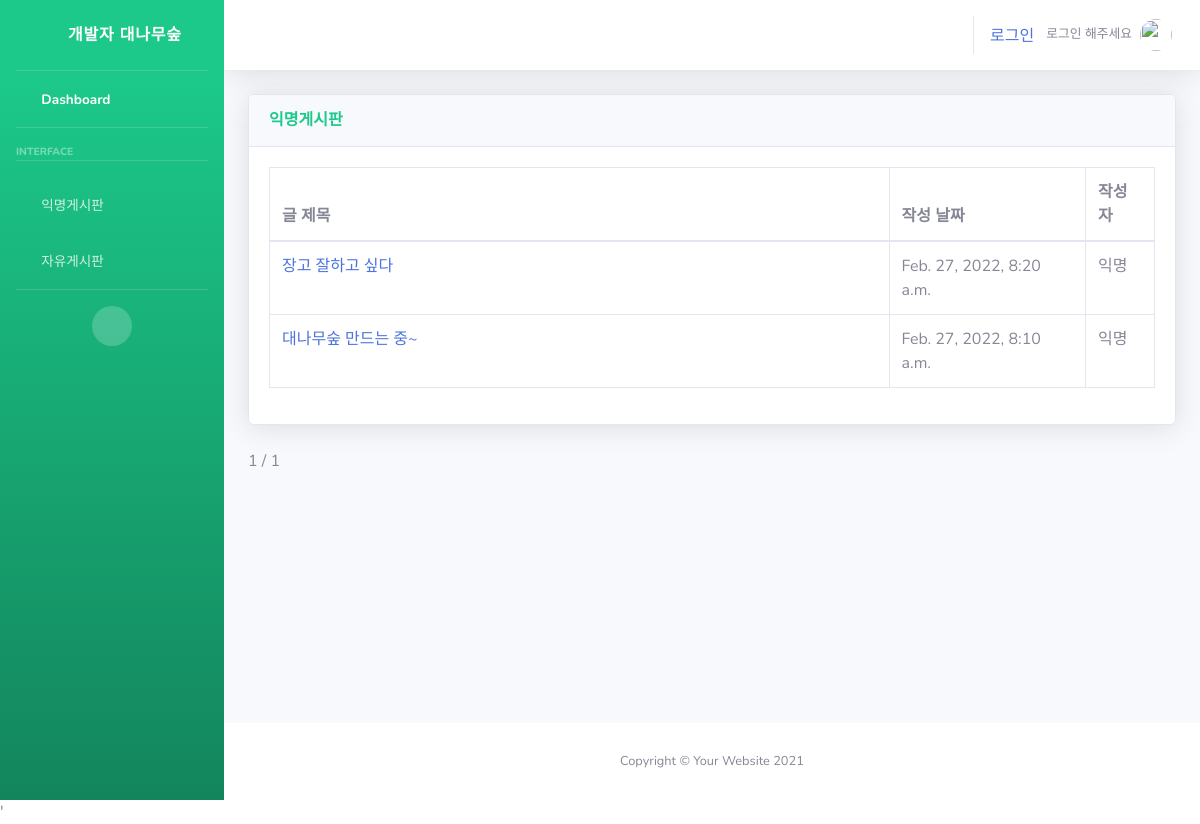
Before: / with the older database file.
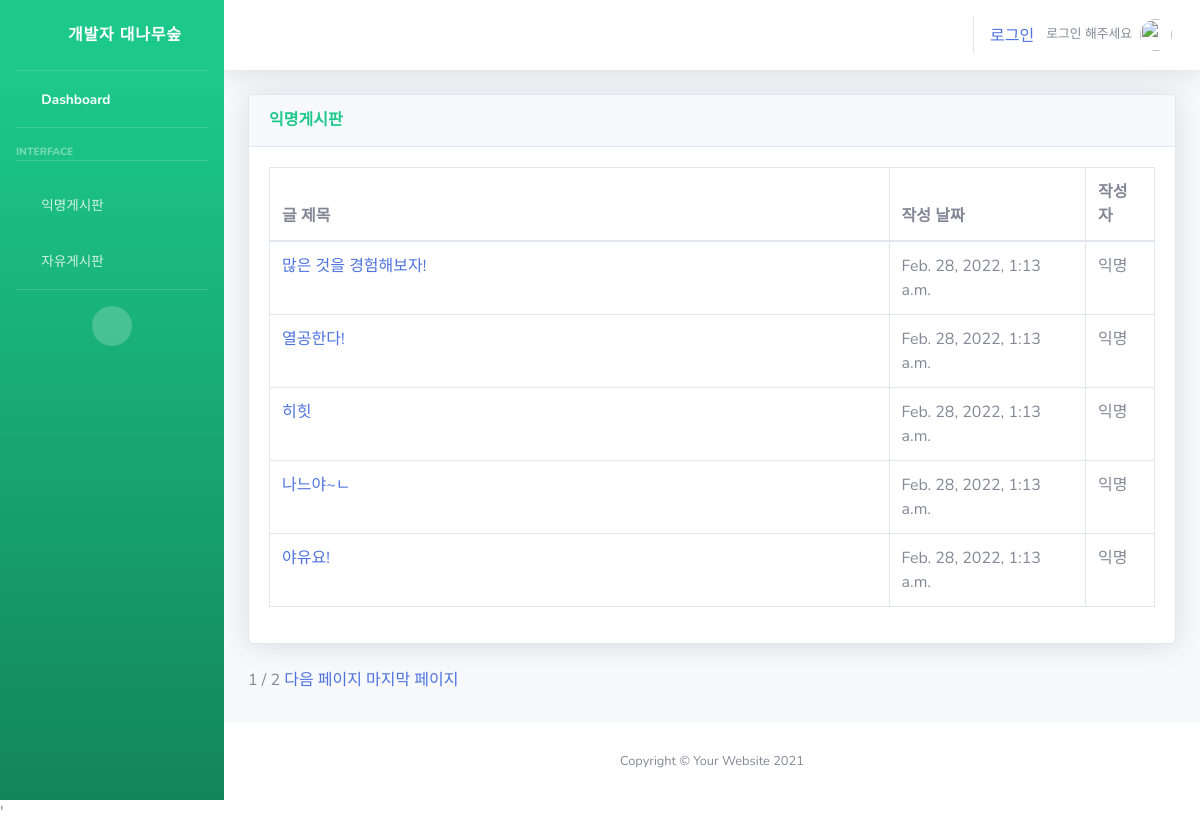
After: the same page with the newer database file.
### snsapp/models.py (models this page shows, shortened)
class Post(models.Model):
  title = models.CharField(max_length=200)
  body = models.TextField()
  date = models.DateTimeField(auto_now_add=True)

### snsapp/views.py (the view)
# urls.py: path('', views.home, name='home'),
def home(request):
  posts = Post.objects.filter().order_by('-date')
  paginator = Paginator(posts, 5)
  pagenum = request.GET.get('page')
  posts = paginator.get_page(pagenum)
  return render(request, 'index.html', {'posts': posts})

### snsapp/templates/index.html (shortened to what this page needs)
{% extends 'base.html' %}
{% block content %}
<div class="card shadow mb-4">
    <div class="card-header py-3">
        <h6 class="m-0 font-weight-bold text-success">익명게시판</h6>
    </div>
    <div class="card-body">
        <div class="table-responsive">
            <table class="table table-bordered" id="dataTable" width="100%" cellspacing="0">
                <thead>
                    <tr>
                        <th width="70%">글 제목</th>
                        <th>작성 날짜</th>
                        <th>작성자</th>
                    </tr>
                </thead>
                <tbody>
                    {% for post in posts %}
                    <tr>
                        <td><a href="{% url 'detail' post.id %}">{{ post.title }}</a></td>
                        <td>{{ post.date }}</td>
                        <td>익명</td>
                    </tr>
                    {% endfor %}
                </tbody>
            </table>
        </div>
    </div>
</div>
<span> {{ posts.number }}</span>
<span> / </span>
<span>{{ posts.paginator.num_pages }}</span>
{% if posts.has_next %}
<a href="?page={{posts.next_page_number}}">다음 페이지</a>
<a href="?page={{ posts.paginator.num_pages }}">마지막 페이지</a>
{% endif %}
{% endblock %}

### snsapp/templates/base.html (shortened to what this page needs)
{% load static %}
<!DOCTYPE html>
<html lang="en">
<head>
  <link href="{% static 'vendor/fontawesome-free/css/all.min.css' %}" rel="stylesheet" type="text/css">
  <link href="{% static 'css/sb-admin-2.min.css' %}" rel="stylesheet">
</head>
<body id="page-top">
  <div id="wrapper">
    <ul class="navbar-nav bg-gradient-success sidebar sidebar-dark accordion" id="accordionSidebar">
      <a class="sidebar-brand d-flex align-items-center justify-content-center" href="index.html">
        <div class="sidebar-brand-icon rotate-n-15">
          <i class="fas fa-laugh-wink"></i>
        </div>
        <div class="sidebar-brand-text mx-3">개발자 대나무숲</div>
      </a>
      <hr class="sidebar-divider my-0">
      <li class="nav-item active">
        <a class="nav-link" href="index.html">
          <i class="fas fa-fw fa-tachometer-alt"></i>
          <span>Dashboard</span></a>
      </li>
      <hr class="sidebar-divider">
      <div class="sidebar-heading">
        Interface
      </div>
      <hr class="sidebar-divider">
      <li class="nav-item">
        <a class="nav-link" href="{% url 'home' %}">
          <i class="fas fa-fw fa-chart-area"></i>
          <span>익명게시판</span></a>
      </li>
      <li class="nav-item">
        <a class="nav-link" href="{% url 'freehome' %}">
          <i class="fas fa-fw fa-table"></i>
          <span>자유게시판</span></a>
      </li>
      <hr class="sidebar-divider d-none d-md-block">
      <div class="text-center d-none d-md-inline">
        <button class="rounded-circle border-0" id="sidebarToggle"></button>
      </div>
    </ul>
    <div id="content-wrapper" class="d-flex flex-column">
      <div id="content">
        <nav class="navbar navbar-expand navbar-light bg-white topbar mb-4 static-top shadow">
          <ul class="navbar-nav ml-auto">
            {% if user.is_authenticated %}
            <a class="mt-4" href="{% url 'logout' %}">로그아웃</a>
            {% else %}
            <a class="mt-4" href="{% url 'login' %}">로그인</a>
            {% endif %}
            <li class="nav-item dropdown no-arrow">
              <a class="nav-link dropdown-toggle" href="#" id="userDropdown" role="button" data-toggle="dropdown"
                aria-haspopup="true" aria-expanded="false">
                {% if user.is_authenticated %}
                <span class="mr-2 d-none d-lg-inline text-gray-600 small">{{ user.username }}</span>
                {% else %}
                <span class="mr-2 d-none d-lg-inline text-gray-600 small">로그인 해주세요</span>
                {% endif %}
                <img class="img-profile rounded-circle" src="{% static 'img/undraw_profile.svg' %}">
              </a>
            </li>
          </ul>
        </nav>
        <div class="container-fluid">
          {% block content %}
          {% endblock %}
        </div>
      </div>
      <footer class="sticky-footer bg-white">
        <div class="container my-auto">
          <div class="copyright text-center my-auto">
            <span>Copyright &copy; Your Website 2021</span>
          </div>
        </div>
      </footer>
    </div>
  </div>
  '
</body>
</html>

Changed rows visible on the page:
no longer on this page (row unchanged): Post: title "장고 잘하고 싶다", date "Feb. 27, 2022, 8:20 a.m."
no longer on this page (row unchanged): Post: title "대나무숲 만드는 중~", date "Feb. 27, 2022, 8:10 a.m."
added Post: title "많은 것을 경험해보자!", date "Feb. 28, 2022, 1:13 a.m."
added Post: title "열공한다!", date "Feb. 28, 2022, 1:13 a.m."
added Post: title "히힛", date "Feb. 28, 2022, 1:13 a.m."
added Post: title "나느야~ㄴ", date "Feb. 28, 2022, 1:13 a.m."
added Post: title "야유요!", date "Feb. 28, 2022, 1:13 a.m."
Other visible differences:
{{ posts.paginator.num_pages }}: "1" → "2"
text now shown: "다음 페이지 마지막 페이지"
